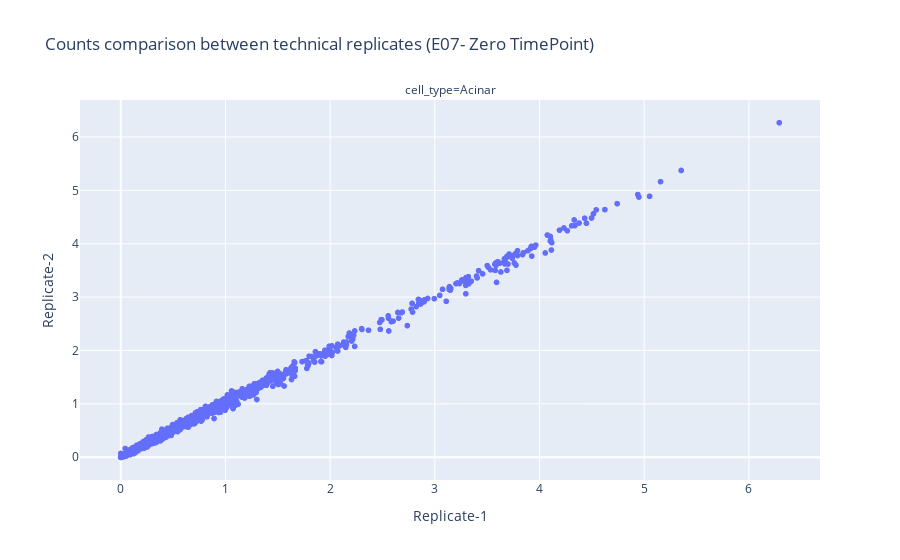

The notebook cell this image was saved under:
### Code cell
# fig = px.scatter(subset_cells2, x="mean_expr_1", y="mean_expr_2", facet_col="cell_type",hover_name=subset_cells2.gene)
fig = px.scatter(cells, x="mean_expr_1", 
                 y="mean_expr_2", 
                 facet_col="cell_type",
                 hover_name=cells.gene,
                 title = 'Counts comparison between technical replicates (E07- Zero TimePoint)',
                 labels={
                     "mean_expr_1": "Replicate-1",
                     "mean_expr_2": "Replicate-2",
                 },)
fig.show()

### Figure 1 — Plotly figure (JSON) as saved in the notebook; plotly's stock layout.template omitted (floating-point values rounded to 4 significant figures; data arrays with more than 128 entries replaced by an {"elided": "..."} marker saying what was removed)
{"data": [{"hovertemplate": "<b>%{hovertext}</b><br><br>cell_type=Acinar<br>Replicate-1=%{x}<br>Replicate-2=%{y}<extra></extra>", "hovertext": {"elided": "9563 str values"}, "legendgroup": "", "marker": {"color": "#636efa", "symbol": "circle"}, "mode": "markers", "name": "", "showlegend": false, "type": "scattergl", "x": {"elided": "9563 float values"}, "xaxis": "x", "y": {"elided": "9563 float values"}, "yaxis": "y"}], "layout": {"annotations": [{"font": {}, "showarrow": false, "text": "cell_type=Acinar", "x": 0.5, "xanchor": "center", "xref": "paper", "y": 1, "yanchor": "bottom", "yref": "paper"}], "autosize": true, "legend": {"tracegroupgap": 0}, "title": {"text": "Counts comparison between technical replicates (E07- Zero TimePoint)"}, "xaxis": {"anchor": "y", "autorange": true, "domain": [0, 1], "range": [-0.3736, 6.664], "title": {"text": "Replicate-1"}, "type": "linear"}, "yaxis": {"anchor": "x", "autorange": true, "domain": [0, 1], "range": [-0.459, 6.725], "title": {"text": "Replicate-2"}, "type": "linear"}}}
